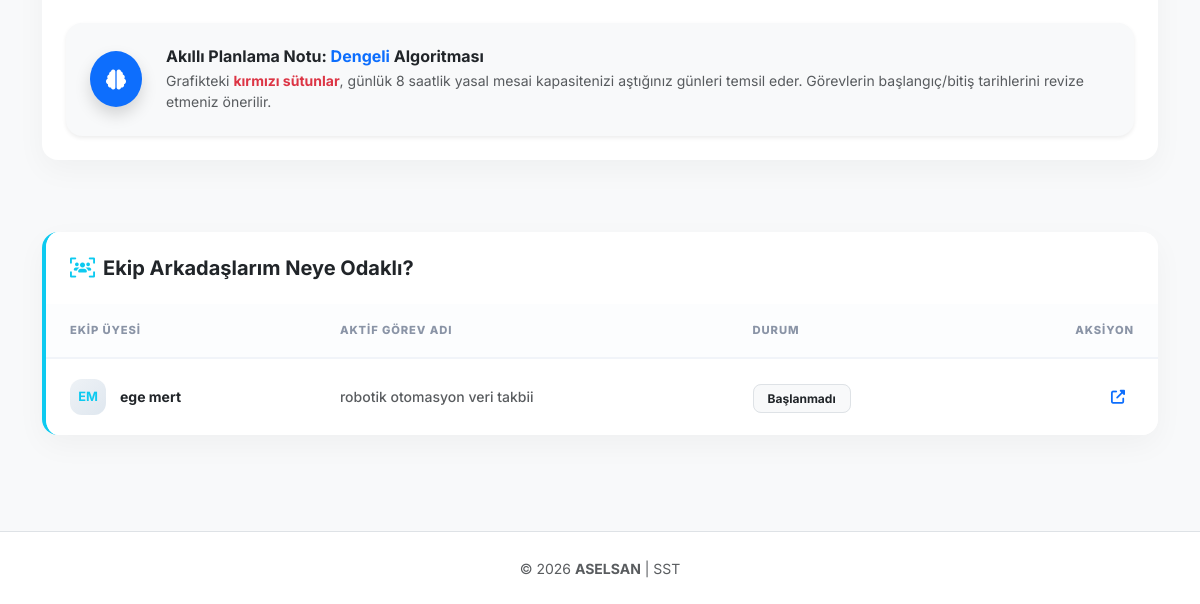
/dashboard/employee/ (signed in, lower part), run on an earlier commit of the app's database.
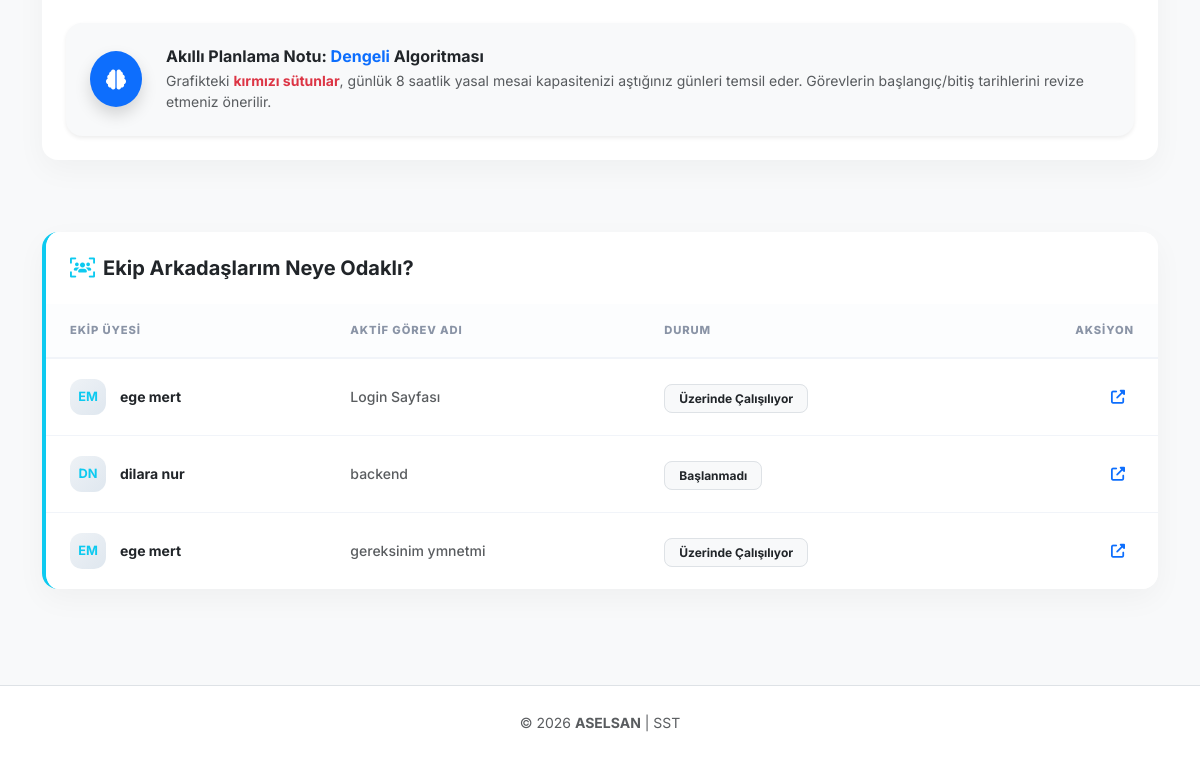
And on a later commit of the database.
### core/models.py (models this page shows, shortened)
class Task(models.Model):
    PRIORITY_CHOICES = (
        ('yuksek', 'Yüksek'),
        ('orta', 'Orta'),
        ('dusuk', 'Düşük'),
    )
    STATUS_CHOICES = (
        ('baslanmadi', 'Başlanmadı'),
        ('calisiliyor', 'Üzerinde Çalışılıyor'),
        ('duraklatildi', 'Duraklatıldı'),
        ('tamamlandi', 'Tamamlandı'),
        ('iptal', 'İptal Edildi'),
    )
    SIZE_CHOICES = (
        (1, '1 - En Düşük'),
        (2, '2 - Düşük'),
        (3, '3 - Orta'),
        (4, '4 - Yüksek'),
        (5, '5 - En Yüksek'),
    )
    title = models.CharField(max_length=200, verbose_name='İş Tanımı')
    description = models.TextField(verbose_name='Detaylı Açıklama', blank=True)
    priority = models.CharField(max_length=20, choices=PRIORITY_CHOICES, verbose_name='Öncelik')
    status = models.CharField(max_length=20, choices=STATUS_CHOICES, default='baslanmadi', verbose_name='İşin Durumu')
    size = models.IntegerField(choices=SIZE_CHOICES, verbose_name='İş Büyüklüğü (1-5)')
    start_date = models.DateField(verbose_name='Başlangıç Tarihi')
    due_date = models.DateField(verbose_name='Tamamlanma Tarihi')
    created_at = models.DateTimeField(auto_now_add=True, verbose_name='Oluşturulma Zamanı')
    updated_at = models.DateTimeField(auto_now=True, verbose_name='Son Güncelleme')
    created_by = models.ForeignKey(CustomUser, on_delete=models.CASCADE, related_name='created_tasks', verbose_name='Oluşturan Yönetici')
    assigned_to = models.ForeignKey(CustomUser, on_delete=models.CASCADE, related_name='assigned_tasks', verbose_name='Atanan Çalışan')
    partners = models.ManyToManyField(CustomUser, related_name='partner_tasks', blank=True, verbose_name='İş Ortakları')
    informees = models.ManyToManyField(CustomUser, related_name='informed_tasks', blank=True, verbose_name='Bilgilendirilecek Kişiler')
    planned_hours = models.DecimalField(max_digits=6, decimal_places=2, verbose_name='Planlanan Süre (Saat)')
    spent_hours = models.DecimalField(max_digits=6, decimal_places=2, default=0, verbose_name='Harcanan Süre (Saat)')
    class Meta:
        verbose_name = 'Görev'
        verbose_name_plural = 'Görevler'
        ordering = ['-created_at']

class CustomUser(AbstractUser):
    ROLE_CHOICES = (
        ('employee', 'Çalışan'),
        ('manager', 'Ekip Yöneticisi'),
    )
    TEAM_CHOICES = (
        ('team1', 'Yazılım Geliştirme Ekibi'),
        ('team2', 'Test ve Kalite Ekibi'),
        ('team3', 'DevOps Ekibi'),
    )
    role = models.CharField(max_length=20, choices=ROLE_CHOICES, default='employee', verbose_name='Rolü')
    title = models.CharField(max_length=100, verbose_name='Unvan / Sicil Bilgisi', blank=True)
    team = models.CharField(max_length=50, choices=TEAM_CHOICES, verbose_name='Ekip', blank=True, null=True)
    class Meta:
        verbose_name = 'Kullanıcı'
        verbose_name_plural = 'Kullanıcılar'

### core/views.py (the view, shortened to what this page needs)
# urls.py: path('dashboard/employee/', views.employee_dashboard, name='employee_dashboard'),
@login_required
def employee_dashboard(request):
    today = timezone.now().date()
    strategy = request.GET.get('strategy', 'balanced')
    date_range = request.GET.get('range', 'month')
    start_str = request.GET.get('start')
    end_str = request.GET.get('end')
    view_start = today
    view_end = today + timedelta(days=29)
    if date_range == 'custom' and start_str and end_str:
        try:
            view_start = datetime.strptime(start_str, '%Y-%m-%d').date()
            view_end = datetime.strptime(end_str, '%Y-%m-%d').date()
        except ValueError:
            pass
    elif date_range == 'week':
        view_end = view_start + timedelta(days=6)
    elif date_range == 'month':
        view_end = view_start + timedelta(days=29)
    elif date_range == 'year':
        view_end = view_start + timedelta(days=364)
    tasks = Task.objects.filter(
        Q(assigned_to=request.user) | Q(partners=request.user)
    ).distinct().order_by('due_date')
    alerts = []
    for task in tasks:
        if task.status not in ['tamamlandi', 'iptal']:
            if task.due_date < today:
                alerts.append({'task': task, 'type': 'danger', 'msg': 'Gecikti!'})
            elif (task.due_date - today).days <= 2:
                alerts.append({'task': task, 'type': 'warning', 'msg': 'Yaklaşıyor!'})
    today_tasks = tasks.filter(
        start_date__lte=today,
        due_date__gte=today
    ).exclude(status__in=['tamamlandi', 'iptal'])
    teammate_tasks = Task.objects.filter(
        assigned_to__team=request.user.team
    ).exclude(
        Q(assigned_to=request.user) | Q(partners=request.user)
    ).distinct().order_by('due_date')
    chart_data = calculate_workload_distribution(
        request.user,
        strategy=strategy,
        view_start=view_start,
        view_end=view_end
    )
    context = {
        'tasks': tasks,
        'teammate_tasks': teammate_tasks,
        'today_tasks': today_tasks,
        'alerts': alerts,
        'page_title': 'Görevlerim ve Ekip Takibi',
        'chart_labels': chart_data['labels'],
        'chart_data': chart_data['data'],
        'current_strategy': strategy,
        'current_range': date_range,
        'start_date_val': view_start.strftime('%Y-%m-%d'),
        'end_date_val': view_end.strftime('%Y-%m-%d'),
        'today': today,
    }
    return render(request, 'dashboard_employee.html', context)

### core/utils.py (called while the page is built, shortened)
def calculate_workload_distribution(user, strategy='balanced', view_start=None, view_end=None):
    tasks = Task.objects.filter(
        Q(assigned_to=user) | Q(partners=user),
        status__in=['baslanmadi', 'calisiliyor', 'duraklatildi']
    ).distinct()
    today = date.today()
    if not view_start:
        view_start = today
    if not view_end:
        view_end = view_start + timedelta(days=14)
    daily_workload = defaultdict(float)
    labels = []
    data = []
    delta = (view_end - view_start).days + 1
    if delta > 366: delta = 366
    if delta < 1: delta = 1 # Negatif tarih koruması
    for i in range(delta):
        day = view_start + timedelta(days=i)
        labels.append(day.strftime("%d %b"))
        val = daily_workload.get(day, 0)
        data.append(round(val, 2))
    return {'labels': labels, 'data': data}

### templates/dashboard_employee.html (shortened to what this page needs)
{% extends 'base.html' %}
{% block content %}
<div class="row mb-5">
    <div class="col-12">
        <div class="dashboard-card border-top border-primary border-4">
            <div class="card-body p-4">
                <div class="mt-4 p-4 bg-light rounded-4 border-0 d-flex align-items-center shadow-sm">
                    <div class="bg-primary text-white rounded-circle p-3 me-4 shadow">
                        <i class="fas fa-brain fa-lg"></i>
                    </div>
                    <div>
                        <h6 class="fw-bold text-dark mb-1">Akıllı Planlama Notu: <span id="chart-algo-name" class="text-primary">Dengeli</span> Algoritması</h6>
                        <p class="small text-muted mb-0">
                            Grafikteki <span class="text-danger fw-bold">kırmızı sütunlar</span>, günlük 8 saatlik yasal mesai kapasitenizi aştığınız günleri temsil eder.
                            Görevlerin başlangıç/bitiş tarihlerini revize etmeniz önerilir.
                        </p>
                    </div>
                </div>
            </div>
        </div>
    </div>
</div>
<div class="dashboard-card mb-5 border-start border-info border-4">
    <div class="card-header bg-white border-0 pt-4 pb-2 px-4">
        <h5 class="fw-bold mb-0 text-dark"><i class="fas fa-users-viewfinder me-2 text-info"></i>Ekip Arkadaşlarım Neye Odaklı?</h5>
    </div>
    <div class="card-body p-0 mt-3">
        <div class="table-responsive">
            <table class="table table-modern mb-0">
                <thead class="bg-light">
                    <tr>
                        <th class="ps-4">EKİP ÜYESİ</th>
                        <th>AKTİF GÖREV ADI</th>
                        <th>DURUM</th>
                        <th class="text-end pe-4">AKSİYON</th>
                    </tr>
                </thead>
                <tbody>
                    {% for t_task in teammate_tasks %}
                    <tr>
                        <td class="ps-4">
                            <div class="d-flex align-items-center">
                                <div class="avatar-circle bg-info-subtle text-info border-0 shadow-none" style="width: 36px; height: 36px; font-size: 0.8rem;">
                                    {{ t_task.assigned_to.first_name|first|upper }}{{ t_task.assigned_to.last_name|first|upper }}
                                </div>
                                <span class="fw-bold text-dark small">{{ t_task.assigned_to.get_full_name|default:t_task.assigned_to.username }}</span>
                            </div>
                        </td>
                        <td class="text-muted small fw-medium">{{ t_task.title|truncatechars:70 }}</td>
                        <td><span class="badge-soft bg-light text-dark border small fw-bold">{{ t_task.get_status_display }}</span></td>
                        <td class="text-end pe-4">
                            <a href="{% url 'task_detail' t_task.pk %}" class="btn btn-sm btn-link text-primary text-decoration-none fw-bold" title="Detay">
                                <i class="fas fa-external-link-alt"></i>
                            </a>
                        </td>
                    </tr>
                    {% empty %}
                    <tr><td colspan="4" class="text-center py-5 text-muted small italic">Ekipte başka kayıtlı aktif iş bulunamadı.</td></tr>
                    {% endfor %}
                </tbody>
            </table>
        </div>
    </div>
</div>
{% endblock %}

### templates/base.html (shortened to what this page needs)
<!DOCTYPE html>
<html lang="tr">
<head>
    <link href="https://cdn.jsdelivr.net/npm/bootstrap@5.3.0/dist/css/bootstrap.min.css" rel="stylesheet">
    <link rel="stylesheet" href="https://cdnjs.cloudflare.com/ajax/libs/font-awesome/6.4.0/css/all.min.css">
</head>
<body>
    <div class="container main-container">
        {% block content %}
        {% endblock %}
    </div>
    <footer class="py-4 mt-auto bg-white border-top">
        <div class="container text-center">
            <small class="text-muted">
                &copy; 2026 <strong>ASELSAN</strong> | SST
            </small>
        </div>
    </footer>
</body>
</html>

### templates/base.html (style rules this page uses)
:root { --primary-color: #0d6efd; --primary-hover: #0b5ed7; --secondary-bg: #f8f9fa; --text-dark: #1f2937; --navbar-height: 70px; }
body { background-color: var(--secondary-bg); font-family: 'Inter', sans-serif; color: var(--text-dark); display: flex; flex-direction: column; min-height: 100vh; }
.main-container { flex: 1; padding-top: 2rem; padding-bottom: 3rem; }

### templates/dashboard_employee.html (style rules this page uses)
:root { --aselsan-blue: #0d6efd; --card-radius: 16px; --transition-speed: 0.3s; }
.dashboard-card { border: none; border-radius: var(--card-radius); box-shadow: 0 10px 30px rgba(0, 0, 0, 0.04); transition: all var(--transition-speed) ease; background-color: #ffffff; margin-bottom: 24px; overflow: hidden; }
.avatar-circle { width: 44px; height: 44px; background: linear-gradient(135deg, #eef2f6 0%, #dfe7ef 100%); color: var(--aselsan-blue); border-radius: 12px; display: flex; align-items: center; justify-content: center; font-weight: 700; margin-right: 14px; box-shadow: inset 0 2px 4px rgba(255,255,255,0.8); }
.table-modern thead th { font-size: 0.7rem; text-transform: uppercase; letter-spacing: 0.08em; color: #8a94a6; font-weight: 800; background-color: #fcfdfe; border-bottom: 2px solid #f1f4f9; padding: 18px 20px; }
.table-modern tbody td { padding: 20px; border-bottom: 1px solid #f1f4f9; vertical-align: middle; color: #334155; }
.table-modern tbody tr:last-child td { border-bottom: none; }
.badge-soft { font-weight: 700; padding: 6px 14px; border-radius: 8px; font-size: 0.75rem; }

What changed in the data, as far as the page shows it:
removed Task: assigned_to.first_name|first "E", assigned_to.last_name|first "M", assigned_to.get_full_name "ege mert", title "robotik otomasyon veri takbii", status "Başlanmadı"
added Task: assigned_to.first_name|first "E", assigned_to.last_name|first "M", assigned_to.get_full_name "ege mert", title "Login Sayfası", status "Üzerinde Çalışılıyor"
added Task: assigned_to.first_name|first "D", assigned_to.last_name|first "N", assigned_to.get_full_name "dilara nur", title "backend", status "Başlanmadı"
added Task: assigned_to.first_name|first "E", assigned_to.last_name|first "M", assigned_to.get_full_name "ege mert", title "gereksinim ymnetmi", status "Üzerinde Çalışılıyor"
